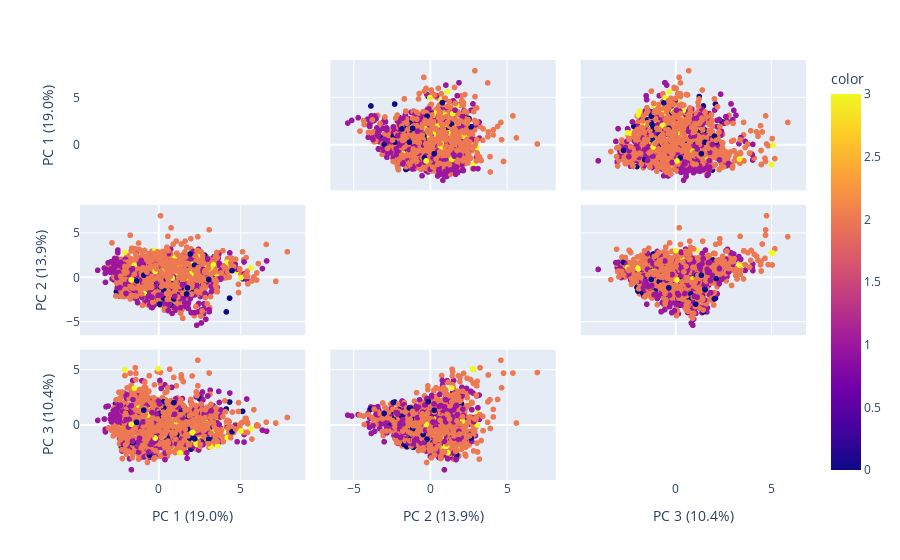

The notebook cell saved with this chart:
### Code cell
import plotly.express as px

#visualizando resultados

components = pca.fit_transform(matrix_norm)
labels = {
    str(i): f"PC {i+1} ({var:.1f}%)"
    for i, var in enumerate(pca.explained_variance_ratio_ * 100)
}

fig = px.scatter_matrix(
    components,
    labels=labels,
    dimensions=range(3),
    color=df["popularity"]
)
fig.update_traces(diagonal_visible=False)
fig.show()

### Figure 1 — Plotly figure (JSON) as saved in the notebook; plotly's stock layout.template omitted (floating-point values rounded to 4 significant figures; data arrays with more than 128 entries replaced by an {"elided": "..."} marker saying what was removed)
{"data": [{"diagonal": {"visible": false}, "dimensions": [{"axis": {"matches": true}, "label": "PC 1 (19.0%)", "values": {"elided": "4029 float values"}}, {"axis": {"matches": true}, "label": "PC 2 (13.9%)", "values": {"elided": "4029 float values"}}, {"axis": {"matches": true}, "label": "PC 3 (10.4%)", "values": {"elided": "4029 float values"}}], "hovertemplate": "%{xaxis.title.text}=%{x}<br>%{yaxis.title.text}=%{y}<br>color=%{marker.color}<extra></extra>", "legendgroup": "", "marker": {"color": {"elided": "4029 int values"}, "coloraxis": "coloraxis", "symbol": "circle"}, "name": "", "showlegend": false, "type": "splom"}], "layout": {"coloraxis": {"colorbar": {"title": {"text": "color"}}, "colorscale": [[0, "#0d0887"], [0.1111, "#46039f"], [0.2222, "#7201a8"], [0.3333, "#9c179e"], [0.4444, "#bd3786"], [0.5556, "#d8576b"], [0.6667, "#ed7953"], [0.7778, "#fb9f3a"], [0.8889, "#fdca26"], [1, "#f0f921"]]}, "dragmode": "select", "legend": {"tracegroupgap": 0}, "margin": {"t": 60}}}
